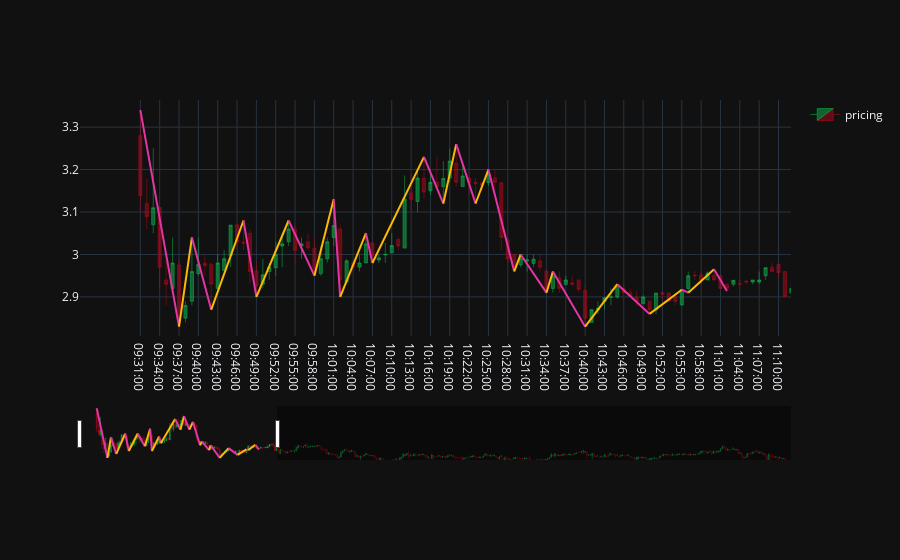

Notebook code for this chart:
### Code cell
plotr.plot_momentum()

### Figure 1 — Plotly figure (JSON) as saved in the notebook; plotly's stock layout.template omitted (floating-point values rounded to 4 significant figures; data arrays with more than 128 entries replaced by an {"elided": "..."} marker saying what was removed)
{"data": [{"close": {"elided": "390 str values"}, "decreasing": {"line": {"color": "#b5091d"}}, "high": {"elided": "390 str values"}, "increasing": {"line": {"color": "#0fba51"}}, "line": {"width": 0.5}, "low": {"elided": "390 str values"}, "name": "pricing", "open": {"elided": "390 str values"}, "showlegend": true, "type": "candlestick", "x": {"elided": "390 str values"}}, {"line": {"color": "#e336a4"}, "mode": "lines", "showlegend": false, "type": "scatter", "x": ["09:31:00", "09:37:00"], "y": [3.34, 2.83]}, {"line": {"color": "#fcba03"}, "mode": "lines", "showlegend": false, "type": "scatter", "x": ["09:37:00", "09:39:00"], "y": [2.83, 3.04]}, {"line": {"color": "#e336a4"}, "mode": "lines", "showlegend": false, "type": "scatter", "x": ["09:39:00", "09:42:00"], "y": [3.04, 2.87]}, {"line": {"color": "#fcba03"}, "mode": "lines", "showlegend": false, "type": "scatter", "x": ["09:42:00", "09:47:00"], "y": [2.87, 3.08]}, {"line": {"color": "#e336a4"}, "mode": "lines", "showlegend": false, "type": "scatter", "x": ["09:47:00", "09:49:00"], "y": [3.08, 2.9]}, {"line": {"color": "#fcba03"}, "mode": "lines", "showlegend": false, "type": "scatter", "x": ["09:49:00", "09:54:00"], "y": [2.9, 3.08]}, {"line": {"color": "#e336a4"}, "mode": "lines", "showlegend": false, "type": "scatter", "x": ["09:54:00", "09:58:00"], "y": [3.08, 2.95]}, {"line": {"color": "#fcba03"}, "mode": "lines", "showlegend": false, "type": "scatter", "x": ["09:58:00", "10:01:00"], "y": [2.95, 3.13]}, {"line": {"color": "#e336a4"}, "mode": "lines", "showlegend": false, "type": "scatter", "x": ["10:01:00", "10:02:00"], "y": [3.13, 2.9]}, {"line": {"color": "#fcba03"}, "mode": "lines", "showlegend": false, "type": "scatter", "x": ["10:02:00", "10:06:00"], "y": [2.9, 3.05]}, {"line": {"color": "#e336a4"}, "mode": "lines", "showlegend": false, "type": "scatter", "x": ["10:06:00", "10:07:00"], "y": [3.05, 2.98]}, {"line": {"color": "#fcba03"}, "mode": "lines", "showlegend": false, "type": "scatter", "x": ["10:07:00", "10:15:00"], "y": [2.98, 3.23]}, {"line": {"color": "#e336a4"}, "mode": "lines", "showlegend": false, "type": "scatter", "x": ["10:15:00", "10:18:00"], "y": [3.23, 3.12]}, {"line": {"color": "#fcba03"}, "mode": "lines", "showlegend": false, "type": "scatter", "x": ["10:18:00", "10:20:00"], "y": [3.12, 3.26]}, {"line": {"color": "#e336a4"}, "mode": "lines", "showlegend": false, "type": "scatter", "x": ["10:20:00", "10:23:00"], "y": [3.26, 3.12]}, {"line": {"color": "#fcba03"}, "mode": "lines", "showlegend": false, "type": "scatter", "x": ["10:23:00", "10:25:00"], "y": [3.12, 3.2]}, {"line": {"color": "#e336a4"}, "mode": "lines", "showlegend": false, "type": "scatter", "x": ["10:25:00", "10:29:00"], "y": [3.2, 2.96]}, {"line": {"color": "#fcba03"}, "mode": "lines", "showlegend": false, "type": "scatter", "x": ["10:29:00", "10:30:00"], "y": [2.96, 3]}, {"line": {"color": "#e336a4"}, "mode": "lines", "showlegend": false, "type": "scatter", "x": ["10:30:00", "10:34:00"], "y": [3, 2.91]}, {"line": {"color": "#fcba03"}, "mode": "lines", "showlegend": false, "type": "scatter", "x": ["10:34:00", "10:35:00"], "y": [2.91, 2.96]}, {"line": {"color": "#e336a4"}, "mode": "lines", "showlegend": false, "type": "scatter", "x": ["10:35:00", "10:40:00"], "y": [2.96, 2.83]}, {"line": {"color": "#fcba03"}, "mode": "lines", "showlegend": false, "type": "scatter", "x": ["10:40:00", "10:45:00"], "y": [2.83, 2.93]}, {"line": {"color": "#e336a4"}, "mode": "lines", "showlegend": false, "type": "scatter", "x": ["10:45:00", "10:50:00"], "y": [2.93, 2.86]}, {"line": {"color": "#fcba03"}, "mode": "lines", "showlegend": false, "type": "scatter", "x": ["10:50:00", "10:55:00"], "y": [2.86, 2.917]}, {"line": {"color": "#e336a4"}, "mode": "lines", "showlegend": false, "type": "scatter", "x": ["10:55:00", "10:56:00"], "y": [2.917, 2.91]}, {"line": {"color": "#fcba03"}, "mode": "lines", "showlegend": false, "type": "scatter", "x": ["10:56:00", "11:00:00"], "y": [2.91, 2.965]}, {"line": {"color": "#e336a4"}, "mode": "lines", "showlegend": false, "type": "scatter", "x": ["11:00:00", "11:02:00"], "y": [2.965, 2.914]}], "layout": {"autosize": true, "margin": {"b": 100, "t": 100}, "xaxis": {"autorange": false, "fixedrange": false, "range": [-9.364, 100.9], "rangeslider": {"autorange": true, "range": [-9.364, 389.5], "yaxis": {"_template": null, "rangemode": "match"}}, "type": "category"}, "yaxis": {"anchor": "x", "autorange": false, "fixedrange": false, "range": [2.808, 3.364], "ticks": "", "type": "linear", "zeroline": false}}}
